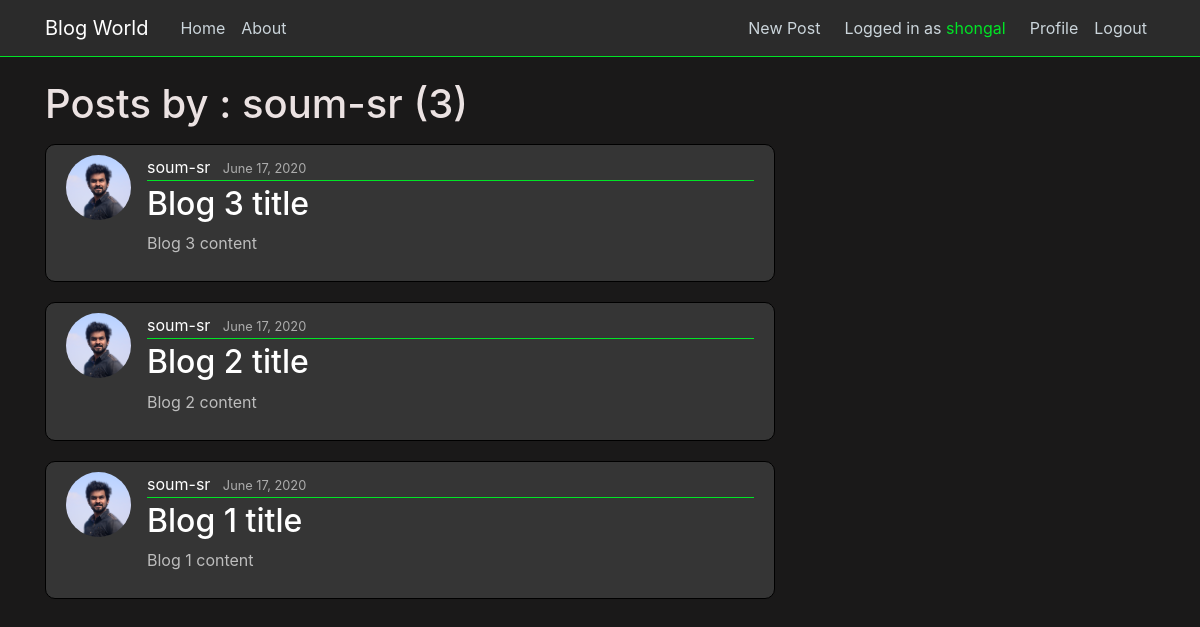
The app's page /user/soum-sr (signed in) with its own data.
### blog/models.py (models this page shows, shortened)
class Post(models.Model):
    title = models.CharField(max_length = 100)
    content = models.TextField()
    date_posted = models.DateTimeField(default=timezone.now)
    author = models.ForeignKey(User, on_delete=models.CASCADE)

### users/models.py (models this page shows, shortened)
class Profile(models.Model):
    user = models.OneToOneField(User, on_delete=models.CASCADE) # having one-to-one relation with User model
    image = models.ImageField(default='potato.jpg', upload_to='profile_pics')

### blog/views.py (the view)
# urls.py: path('user/<str:username>', UserPostListView.as_view(), name='user-posts'), # Format-> route, function(like flask)
class UserPostListView(ListView):
    model = Post # The model we are working on
    template_name = 'blog/user_posts.html' # <app>/<model>_<viewtype>.html {default one}
    context_object_name = 'posts' # Value p assed to the template
    paginate_by = 3
    def get_queryset(self):
        user = get_object_or_404(User, username=self.kwargs.get('username'))
        return Post.objects.filter(author=user).order_by('-date_posted')

### blog/templates/blog/user_posts.html (shortened to what this page needs)
{% extends "blog/base.html" %}
{% block content%}
<h1 class="mb-3">Posts by : {{ view.kwargs.username }} ({{ page_obj.paginator.count }})</h1>
    {% for post in posts %}
    <article class="media content-section">
        <img class="rounded-circle article-img" src="{{ post.author.profile.image.url }}" alt="">
        <div class="media-body">
            <div class="article-metadata">
                <a class="mr-2" href="{% url 'user-posts' post.author.username %}">{{ post.author }}</a>
                <small class="text-muted">{{ post.date_posted|date:"F d, Y" }}</small>
            </div>
            <h2><a class="article-title" href="{% url 'post-detail' post.id%}">{{ post.title }}</a></h2>
            <p class="article-content">{{ post.content }}</p>
        </div>
    </article>
    {% endfor %}
{% endblock content%}

### blog/templates/blog/base.html (shortened to what this page needs)
{% load static %}
<!DOCTYPE html>
<html lang="en">
<head>
    <link rel="stylesheet" href="https://maxcdn.bootstrapcdn.com/bootstrap/4.0.0/css/bootstrap.min.css">
    <link rel="stylesheet" href="{% static 'blog/main.css' %}">
</head>
<body>
    <header class="site-header">
        <nav class="navbar navbar-expand-md navbar-dark bg-steel fixed-top">
          <div class="container">
            <a class="navbar-brand mr-4" href="/">Blog World</a>
            <div class="collapse navbar-collapse" id="navbarToggle">
              <div class="navbar-nav mr-auto">
                <a class="nav-item nav-link" href="{% url 'blog-home' %}">Home</a>
                <a class="nav-item nav-link" href="{% url 'blog-about' %}">About</a>
              </div>
              {% if user.is_authenticated %}
              <div class="navbar-nav">
                <a class="nav-item nav-link" href="{% url 'post-create' %}">New Post</a>
                <p class="nav-user">Logged in as <span style="color:#00e426">{{user.username}}</span></p>
                <a class="nav-item nav-link" href="{% url 'profile' %}">Profile</a>
                <a class="nav-item nav-link" href="{% url 'logout' %}">Logout</a>
              </div>
              {% else %}
              <div class="navbar-nav">
                <a class="nav-item nav-link" href="{% url 'login' %}">Login</a>
                <a class="nav-item nav-link" href="{% url 'register' %}">Register</a>
              </div>
              {% endif %}
            </div>
          </div>
        </nav>
    </header>
    <main role="main" class="container">
        <div class="row">
          <div class="col-md-8">
            {% block content %}{% endblock %}
          </div>
        </div>
    </main>
</body>
</html>

### blog/static/blog/main.css (style rules this page uses)
body { background: #1a1919; color: #ebe2e2; margin-top: 5rem; }
.bg-steel { background-color: #2b2b2b; border-bottom: 1px solid #00e426 }
.site-header .navbar-nav .nav-link { color: #cbd5db; }
.nav-user { color: #cbd5db; display:block; padding:.5rem 1rem; margin-bottom:0; }
.content-section { background: #353535; padding: 10px 20px; border: 1px solid #000000; border-radius: 10px; margin-bottom: 20px; }
.content-section p { color:#bdbdbd !important; }
.article-title { color: #ffffff; }
.article-content { white-space: pre-line; }
.article-img { height: 65px; width: 65px; margin-right: 16px; }
.article-metadata { padding-bottom: 1px; margin-bottom: 4px; border-bottom: 1px solid #00e426 }
.article-metadata a { color: #ffffff; text-decoration: none; }
.article-metadata small { color: #acacac !important; }

### records on screen
Post: author.profile.image (picture), author "soum-sr", date_posted "June 17, 2020", title "Blog 3 title", content "Blog 3 content"
Post: author.profile.image (picture), author "soum-sr", date_posted "June 17, 2020", title "Blog 2 title", content "Blog 2 content"
Post: author.profile.image (picture), author "soum-sr", date_posted "June 17, 2020", title "Blog 1 title", content "Blog 1 content"

### other values on screen
{{ user.username }} "shongal"
{{ view.kwargs.username }} "soum-sr"
{{ page_obj.paginator.count }} "3"
